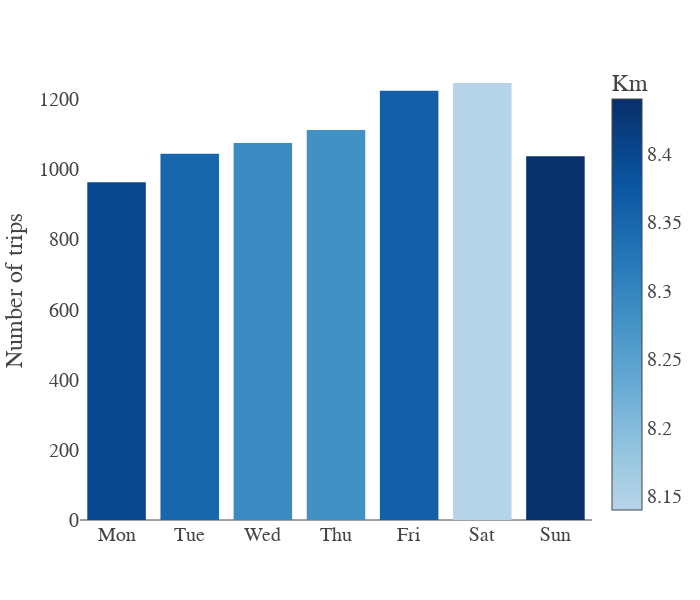

Notebook source saved alongside this figure:
### Code cell
agg_trips_km = sn_processing[(sn_processing['KmDriven']>=3)&(sn_processing['KmDriven']<40)]\
    .groupby('Date')[['TripID','KmDriven']].agg({'TripID':'count','KmDriven':'sum'}).reset_index()
agg_trips_km['Weekday'] = pd.to_datetime(agg_trips_km['Date']).dt.day_name()
daily_trip_km = agg_trips_km.groupby('Weekday').agg({'TripID':'mean','KmDriven':'mean'}).reset_index()
daily_trip_km['KmDriven'] = np.round(daily_trip_km['KmDriven']/daily_trip_km['TripID'],decimals=2)
daily_trip_km['TripID'] = np.round(daily_trip_km['TripID'],decimals=0).astype(int)
daily_trip_km.rename(columns={'TripID':'AvgDemand','KmDriven':'AvgDistance'},inplace=True)

orderlist = ['Monday', 'Tuesday', 'Wednesday', 'Thursday', 'Friday', 'Saturday', 'Sunday']

fig = px.bar(daily_trip_km, x='Weekday', y='AvgDemand',category_orders={'Weekday':orderlist},color='AvgDistance',
             color_continuous_scale=custom_blue_scale,
             labels={'AvgDistance': 'Km', 'AvgDemand': 'Number of trips'})

fig.update_layout(width=700,height=600, template=None, font=dict(family='Aptos',size=20))
fig.update_traces()
fig.update_yaxes(showgrid=False)
fig.update_xaxes(
    ticktext=['Mon', 'Tue', 'Wed', 'Thu', 'Fri', 'Sat', 'Sun'],
    tickvals=[0, 1, 2, 3, 4, 5, 6], showgrid=False, title=None
)

fig.show()

### Figure 1 — Plotly figure (JSON) as saved in the notebook; plotly's stock layout.template omitted (floating-point values rounded to 4 significant figures)
{"data": [{"alignmentgroup": "True", "hovertemplate": "Weekday=%{x}<br>Number of trips=%{y}<br>Km=%{marker.color}<extra></extra>", "legendgroup": "", "marker": {"color": [8.36, 8.4, 8.14, 8.44, 8.28, 8.35, 8.29], "coloraxis": "coloraxis", "pattern": {"shape": ""}}, "name": "", "offsetgroup": "", "orientation": "v", "showlegend": false, "textposition": "auto", "type": "bar", "x": ["Friday", "Monday", "Saturday", "Sunday", "Thursday", "Tuesday", "Wednesday"], "xaxis": "x", "y": [1224, 963, 1246, 1037, 1112, 1044, 1075], "yaxis": "y"}], "layout": {"barmode": "relative", "coloraxis": {"colorbar": {"title": {"text": "Km"}}, "colorscale": [[0, "rgb(182,212,233)"], [0.04348, "rgb(172,208,230)"], [0.08696, "rgb(162,203,226)"], [0.1304, "rgb(151,198,223)"], [0.1739, "rgb(139,192,221)"], [0.2174, "rgb(127,184,218)"], [0.2609, "rgb(114,177,215)"], [0.3043, "rgb(102,170,212)"], [0.3478, "rgb(92,163,208)"], [0.3913, "rgb(83,157,204)"], [0.4348, "rgb(72,150,200)"], [0.4783, "rgb(63,143,196)"], [0.5217, "rgb(55,135,192)"], [0.5652, "rgb(46,126,188)"], [0.6087, "rgb(39,119,184)"], [0.6522, "rgb(31,111,179)"], [0.6957, "rgb(25,103,173)"], [0.7391, "rgb(19,95,167)"], [0.7826, "rgb(12,87,160)"], [0.8261, "rgb(8,80,154)"], [0.8696, "rgb(8,71,142)"], [0.913, "rgb(8,63,130)"], [0.9565, "rgb(8,55,117)"], [1, "rgb(8,48,107)"]]}, "font": {"family": "Aptos", "size": 20}, "height": 600, "legend": {"tracegroupgap": 0}, "margin": {"t": 60}, "width": 700, "xaxis": {"anchor": "y", "categoryarray": ["Monday", "Tuesday", "Wednesday", "Thursday", "Friday", "Saturday", "Sunday"], "categoryorder": "array", "domain": [0, 1], "showgrid": false, "ticktext": ["Mon", "Tue", "Wed", "Thu", "Fri", "Sat", "Sun"], "tickvals": [0, 1, 2, 3, 4, 5, 6], "title": {}}, "yaxis": {"anchor": "x", "domain": [0, 1], "showgrid": false, "title": {"text": "Number of trips"}}}}
